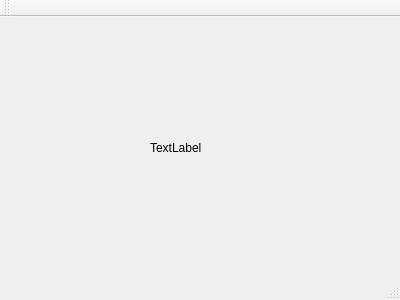
<?xml version="1.0" encoding="UTF-8"?>
<ui version="4.0">
 <class>MainWindow</class>
 <widget class="QMainWindow" name="MainWindow">
  <property name="geometry">
   <rect>
    <x>0</x>
    <y>0</y>
    <width>400</width>
    <height>300</height>
   </rect>
  </property>
  <property name="windowTitle">
   <string>MainWindow</string>
  </property>
  <widget class="QWidget" name="centralWidget">
   <widget class="QLabel" name="label">
    <property name="geometry">
     <rect>
      <x>150</x>
      <y>90</y>
      <width>111</width>
      <height>81</height>
     </rect>
    </property>
    <property name="text">
     <string>TextLabel</string>
    </property>
   </widget>
  </widget>
  <widget class="QMenuBar" name="menuBar">
   <property name="geometry">
    <rect>
     <x>0</x>
     <y>0</y>
     <width>400</width>
     <height>21</height>
    </rect>
   </property>
  </widget>
  <widget class="QToolBar" name="mainToolBar">
   <attribute name="toolBarArea">
    <enum>TopToolBarArea</enum>
   </attribute>
   <attribute name="toolBarBreak">
    <bool>false</bool>
   </attribute>
  </widget>
  <widget class="QStatusBar" name="statusBar"/>
 </widget>
 <layoutdefault spacing="6" margin="11"/>
 <resources/>
 <connections/>
</ui>
